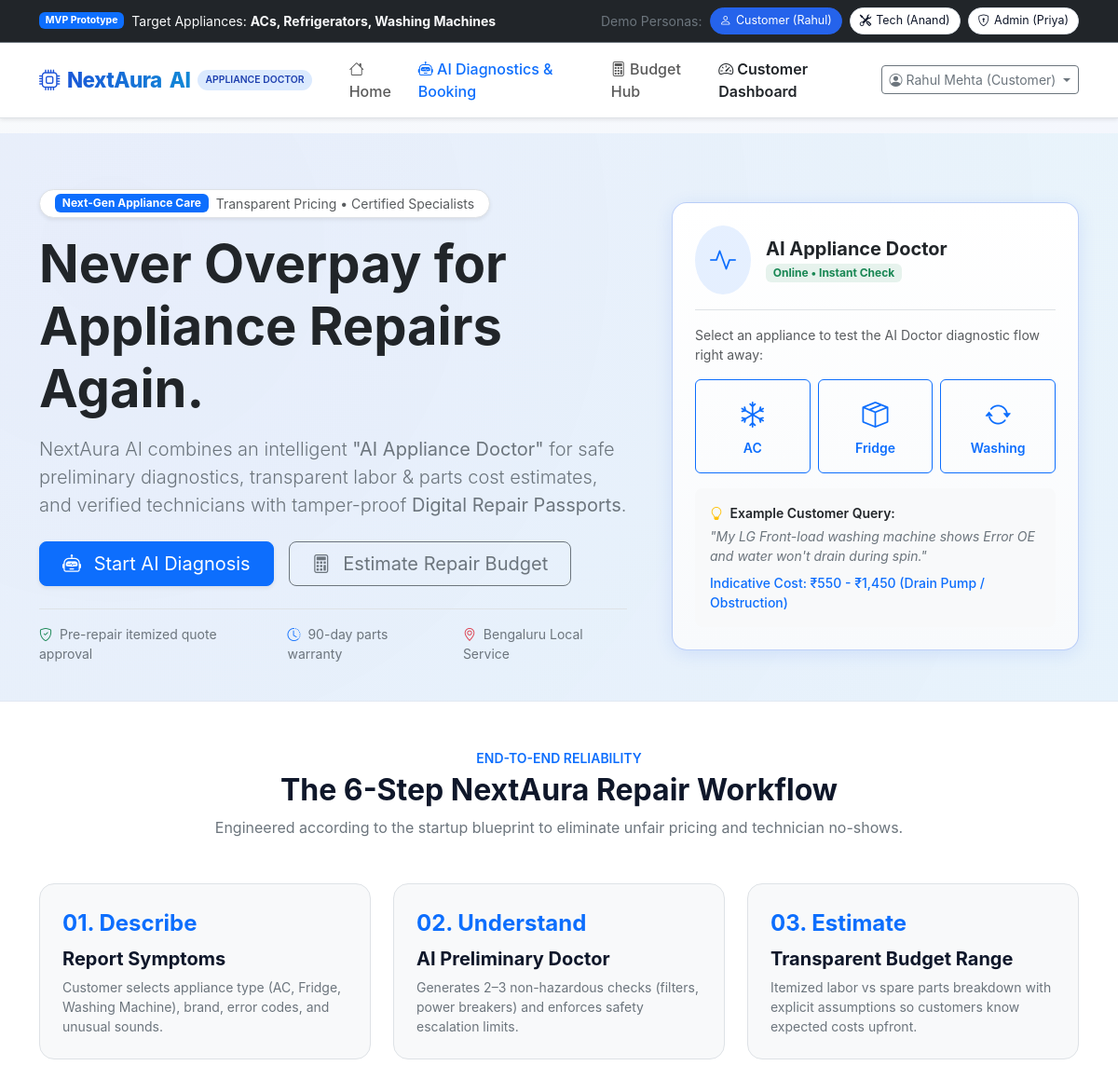
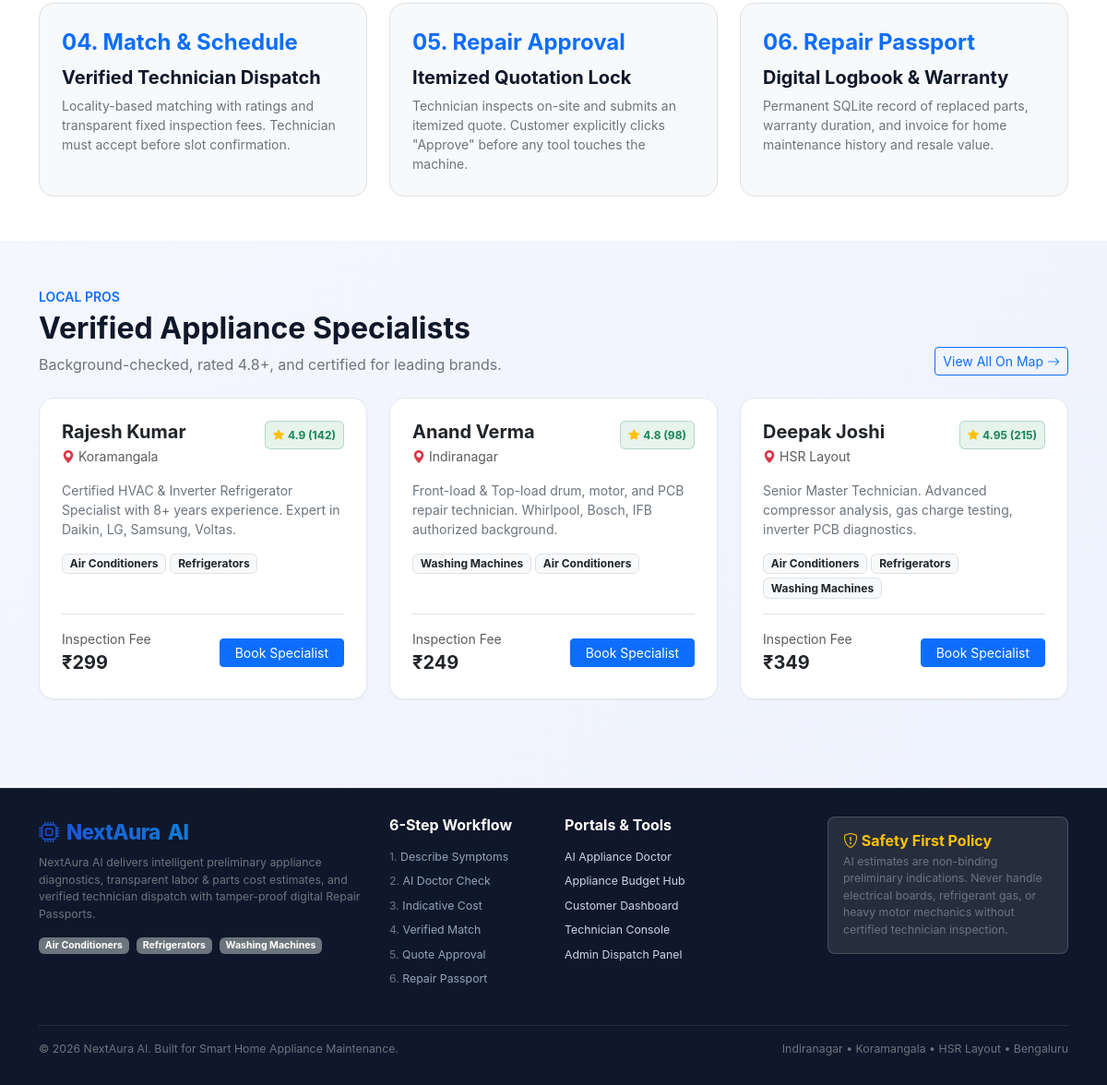
/ (signed in), run on the app's committed database (2 pictures, top to bottom).
### tables this page shows
CREATE TABLE technicians (
    id INTEGER PRIMARY KEY AUTOINCREMENT,
    user_id INTEGER UNIQUE NOT NULL,
    specialties TEXT NOT NULL, -- comma separated e.g. "Air Conditioners, Refrigerators"
    experience_years INTEGER NOT NULL DEFAULT 5,
    rating REAL NOT NULL DEFAULT 4.8,
    reviews_count INTEGER NOT NULL DEFAULT 24,
    jobs_completed INTEGER NOT NULL DEFAULT 89,
    base_inspection_fee REAL NOT NULL DEFAULT 299.00,
    hourly_rate REAL NOT NULL DEFAULT 450.00,
    verified INTEGER NOT NULL DEFAULT 1 CHECK(verified IN (0, 1)),
    latitude REAL NOT NULL DEFAULT 12.9716,
    longitude REAL NOT NULL DEFAULT 77.5946,
    locality TEXT NOT NULL DEFAULT 'Indiranagar',
    bio TEXT,
    FOREIGN KEY(user_id) REFERENCES users(id) ON DELETE CASCADE
);

CREATE TABLE users (
    id INTEGER PRIMARY KEY AUTOINCREMENT,
    email TEXT UNIQUE NOT NULL,
    password_hash TEXT NOT NULL,
    full_name TEXT NOT NULL,
    phone TEXT NOT NULL,
    role TEXT NOT NULL CHECK(role IN ('customer', 'technician', 'admin')),
    address TEXT,
    locality TEXT DEFAULT 'Indiranagar',
    created_at TIMESTAMP DEFAULT CURRENT_TIMESTAMP
);

### app.py (the view)
@app.route("/")
def index():
    conn = get_db()
    cursor = conn.cursor()
    cursor.execute("""
        SELECT t.*, u.full_name, u.phone, u.locality
        FROM technicians t
        JOIN users u ON t.user_id = u.id
        WHERE t.verified = 1
        LIMIT 6
    """)
    featured_technicians = cursor.fetchall()
    cursor.execute("SELECT COUNT(*) FROM bookings WHERE status = 'completed'")
    completed_jobs_count = cursor.fetchone()[0] or 148
    conn.close()
    return render_template("index.html",
                           technicians=featured_technicians,
                           completed_jobs_count=completed_jobs_count)

### app.py (called while the page is built)
@app.context_processor
def inject_user():
    return {
        "current_user": {
            "id": session.get("user_id"),
            "email": session.get("email"),
            "name": session.get("full_name"),
            "role": session.get("role")
        } if "user_id" in session else None,
        "now": datetime.datetime.now()
    }

### database.py (called while the page is built)
def get_db():
    conn = sqlite3.connect(DB_PATH)
    conn.row_factory = sqlite3.Row
    conn.execute("PRAGMA foreign_keys = ON")
    return conn

### templates/index.html (shortened to what this page needs)
{% extends "base.html" %}
{% block content %}
<section class="hero-banner">
  <div class="container">
    <div class="row align-items-center g-5">
      <div class="col-lg-7">
        <div class="d-inline-flex align-items-center gap-2 px-3 py-1 rounded-pill bg-white border shadow-sm mb-3">
          <span class="badge bg-primary">Next-Gen Appliance Care</span>
          <span class="small text-muted">Transparent Pricing • Certified Specialists</span>
        </div>
        <h1 class="display-4 fw-bold text-dark mb-3">
          Never Overpay for Appliance Repairs Again.
        </h1>
        <p class="lead text-secondary mb-4">
          NextAura AI combines an intelligent <strong>"AI Appliance Doctor"</strong> for safe preliminary diagnostics, transparent labor & parts cost estimates, and verified technicians with tamper-proof <strong>Digital Repair Passports</strong>.
        </p>
        <div class="d-flex flex-wrap gap-3">
          <a href="{{ url_for('diagnose_page') }}" class="btn btn-primary btn-lg px-4 shadow-sm">
            <i class="bi bi-robot me-2"></i> Start AI Diagnosis
          </a>
          <a href="{{ url_for('budget_calculator') }}" class="btn btn-outline-secondary btn-lg px-4">
            <i class="bi bi-calculator me-2"></i> Estimate Repair Budget
          </a>
        </div>
        <div class="mt-4 pt-3 border-top d-flex gap-4 small text-secondary">
          <div><i class="bi bi-shield-check text-success me-1"></i> Pre-repair itemized quote approval</div>
          <div><i class="bi bi-clock-history text-primary me-1"></i> 90-day parts warranty</div>
          <div><i class="bi bi-geo-alt text-danger me-1"></i> Bengaluru Local Service</div>
        </div>
      </div>
      <div class="col-lg-5">
        <div class="card aura-card p-4 ai-doctor-glow">
          <div class="d-flex align-items-center gap-3 mb-3 pb-3 border-bottom">
            <div class="rounded-circle bg-primary bg-opacity-10 p-3 text-primary fs-3">
              <i class="bi bi-activity"></i>
            </div>
            <div>
              <h5 class="mb-0 fw-bold">AI Appliance Doctor</h5>
              <span class="badge bg-success bg-opacity-10 text-success">Online • Instant Check</span>
            </div>
          </div>
          <p class="small text-muted mb-3">
            Select an appliance to test the AI Doctor diagnostic flow right away:
          </p>
          <div class="row g-2 mb-3">
            <div class="col-4">
              <a href="{{ url_for('diagnose_page') }}" class="btn btn-outline-primary w-100 py-3 text-center d-flex flex-column align-items-center">
                <i class="bi bi-snow fs-3 mb-1"></i>
                <span class="small fw-semibold">AC</span>
              </a>
            </div>
            <div class="col-4">
              <a href="{{ url_for('diagnose_page') }}" class="btn btn-outline-primary w-100 py-3 text-center d-flex flex-column align-items-center">
                <i class="bi bi-box-seam fs-3 mb-1"></i>
                <span class="small fw-semibold">Fridge</span>
              </a>
            </div>
            <div class="col-4">
              <a href="{{ url_for('diagnose_page') }}" class="btn btn-outline-primary w-100 py-3 text-center d-flex flex-column align-items-center">
                <i class="bi bi-arrow-repeat fs-3 mb-1"></i>
                <span class="small fw-semibold">Washing</span>
              </a>
            </div>
          </div>
          <div class="p-3 bg-light rounded-3 small">
            <div class="fw-semibold text-dark mb-1"><i class="bi bi-lightbulb text-warning me-1"></i> Example Customer Query:</div>
            <em class="text-secondary">"My LG Front-load washing machine shows Error OE and water won't drain during spin."</em>
            <div class="mt-2 text-primary fw-medium">Indicative Cost: ₹550 - ₹1,450 (Drain Pump / Obstruction)</div>
          </div>
        </div>
      </div>
    </div>
  </div>
</section>
<section class="py-5 bg-white">
  <div class="container">
    <div class="text-center max-w-700 mx-auto mb-5">
      <span class="text-primary fw-semibold small text-uppercase">End-to-End Reliability</span>
      <h2 class="fw-bold mt-1">The 6-Step NextAura Repair Workflow</h2>
      <p class="text-secondary">Engineered according to the startup blueprint to eliminate unfair pricing and technician no-shows.</p>
    </div>
    <div class="row g-4">
      <div class="col-md-4 col-sm-6">
        <div class="p-4 rounded-4 border bg-light h-100">
          <div class="text-primary fw-bold fs-4 mb-2">01. Describe</div>
          <h5 class="fw-bold">Report Symptoms</h5>
          <p class="small text-secondary mb-0">Customer selects appliance type (AC, Fridge, Washing Machine), brand, error codes, and unusual sounds.</p>
        </div>
      </div>
      <div class="col-md-4 col-sm-6">
        <div class="p-4 rounded-4 border bg-light h-100">
          <div class="text-primary fw-bold fs-4 mb-2">02. Understand</div>
          <h5 class="fw-bold">AI Preliminary Doctor</h5>
          <p class="small text-secondary mb-0">Generates 2–3 non-hazardous checks (filters, power breakers) and enforces safety escalation limits.</p>
        </div>
      </div>
      <div class="col-md-4 col-sm-6">
        <div class="p-4 rounded-4 border bg-light h-100">
          <div class="text-primary fw-bold fs-4 mb-2">03. Estimate</div>
          <h5 class="fw-bold">Transparent Budget Range</h5>
          <p class="small text-secondary mb-0">Itemized labor vs spare parts breakdown with explicit assumptions so customers know expected costs upfront.</p>
        </div>
      </div>
      <div class="col-md-4 col-sm-6">
        <div class="p-4 rounded-4 border bg-light h-100">
          <div class="text-primary fw-bold fs-4 mb-2">04. Match & Schedule</div>
          <h5 class="fw-bold">Verified Technician Dispatch</h5>
          <p class="small text-secondary mb-0">Locality-based matching with ratings and transparent fixed inspection fees. Technician must accept before slot confirmation.</p>
        </div>
      </div>
      <div class="col-md-4 col-sm-6">
        <div class="p-4 rounded-4 border bg-light h-100">
          <div class="text-primary fw-bold fs-4 mb-2">05. Repair Approval</div>
          <h5 class="fw-bold">Itemized Quotation Lock</h5>
          <p class="small text-secondary mb-0">Technician inspects on-site and submits an itemized quote. Customer explicitly clicks "Approve" before any tool touches the machine.</p>
        </div>
      </div>
      <div class="col-md-4 col-sm-6">
        <div class="p-4 rounded-4 border bg-light h-100">
          <div class="text-primary fw-bold fs-4 mb-2">06. Repair Passport</div>
          <h5 class="fw-bold">Digital Logbook & Warranty</h5>
          <p class="small text-secondary mb-0">Permanent SQLite record of replaced parts, warranty duration, and invoice for home maintenance history and resale value.</p>
        </div>
      </div>
    </div>
  </div>
</section>
<section class="py-5">
  <div class="container">
    <div class="d-flex flex-wrap justify-content-between align-items-end mb-4">
      <div>
        <span class="text-primary fw-semibold small text-uppercase">Local Pros</span>
        <h2 class="fw-bold mt-1">Verified Appliance Specialists</h2>
        <p class="text-secondary mb-0">Background-checked, rated 4.8+, and certified for leading brands.</p>
      </div>
      <a href="{{ url_for('diagnose_page') }}" class="btn btn-outline-primary btn-sm">View All On Map <i class="bi bi-arrow-right"></i></a>
    </div>
    <div class="row g-4">
      {% for t in technicians %}
      <div class="col-lg-4 col-md-6">
        <div class="card aura-card p-4 h-100">
          <div class="d-flex justify-content-between align-items-start mb-3">
            <div>
              <h5 class="fw-bold mb-1">{{ t.full_name }}</h5>
              <div class="text-muted small"><i class="bi bi-geo-alt-fill text-danger me-1"></i>{{ t.locality }}</div>
            </div>
            <span class="badge bg-success bg-opacity-10 text-success border border-success border-opacity-25 py-2 px-2">
              <i class="bi bi-star-fill text-warning me-1"></i>{{ t.rating }} ({{ t.reviews_count }})
            </span>
          </div>
          <p class="small text-secondary mb-3">{{ t.bio }}</p>
          <div class="d-flex flex-wrap gap-1 mb-3">
            {% for s in t.specialties.split(',') %}
              <span class="badge bg-light text-dark border">{{ s.strip() }}</span>
            {% endfor %}
          </div>
          <div class="mt-auto pt-3 border-top d-flex justify-content-between align-items-center">
            <div>
              <div class="text-muted small">Inspection Fee</div>
              <div class="fw-bold text-dark fs-5">₹{{ "%.0f"|format(t.base_inspection_fee) }}</div>
            </div>
            <a href="{{ url_for('diagnose_page') }}" class="btn btn-primary btn-sm px-3">
              Book Specialist
            </a>
          </div>
        </div>
      </div>
      {% endfor %}
    </div>
  </div>
</section>
{% endblock %}

### static/css/style.css (style rules this page uses)
:root { --primary: #2563eb; --primary-hover: #1d4ed8; --primary-light: #eff6ff; --primary-dark: #1e3a8a; --secondary: #0f172a; --accent: #06b6d4; --accent-light: #ecfeff; --success: #10b981; --success-light: #ecfdf5; --warning: #f59e0b; --warning-light: #fffbeb; --danger: #ef4444; --danger-light: #fef2f2; --card-bg: #ffffff; --bg-gradient: linear-gradient(135deg, #f8fafc 0%, #eef2ff 100%); --text-main: #0f172a; --text-muted: #64748b; --border: #e2e8f0; --shadow-sm: 0 1px 2px 0 rgb(0 0 0 / 0.05); --shadow-md: 0 4px 6px -1px rgb(0 0 0 / 0.1), 0 2px 4px -2px rgb(0 0 0 / 0.1); --shadow-lg: 0 10px 15px -3px rgb(0 0 0 / 0.1), 0 4px 6px -4px rgb(0 0 0 / 0.1); --radius-lg: 16px; --radius-md: 10px; }
body { font-family: -apple-system, BlinkMacSystemFont, "Segoe UI", Roboto, "Helvetica Neue", Arial, sans-serif; color: var(--text-main); background: var(--bg-gradient); min-height: 100vh; margin: 0; display: flex; flex-direction: column; }
.aura-card { background: rgba(255, 255, 255, 0.95); backdrop-filter: blur(8px); border: 1px solid var(--border); border-radius: var(--radius-lg); box-shadow: var(--shadow-sm); transition: all 0.25s ease; }
.hero-banner { background: radial-gradient(circle at 10% 20%, rgba(37, 99, 235, 0.08) 0%, rgba(6, 182, 212, 0.05) 90%); padding: 60px 0 40px; border-bottom: 1px solid rgba(226, 232, 240, 0.8); }
.ai-doctor-glow { border: 1px solid rgba(37, 99, 235, 0.3); box-shadow: 0 4px 20px -2px rgba(37, 99, 235, 0.15); background: linear-gradient(180deg, #ffffff 0%, #f8fafc 100%); }

### data on the page
technicians: full_name "Rajesh Kumar", locality "Koramangala", rating "4.9", reviews_count "142", bio "Certified HVAC & Inverter Refrigerator Specialist with 8+ years experience. Expert in Daikin, LG, Samsung, Voltas.", strip "Air Conditioners" "Refrigerators", base_inspection_fee "299"
technicians: full_name "Anand Verma", locality "Indiranagar", rating "4.8", reviews_count "98", bio "Front-load & Top-load drum, motor, and PCB repair technician. Whirlpool, Bosch, IFB authorized background.", strip "Washing Machines" "Air Conditioners", base_inspection_fee "249"
technicians: full_name "Deepak Joshi", locality "HSR Layout", rating "4.95", reviews_count "215", bio "Senior Master Technician. Advanced compressor analysis, gas charge testing, inverter PCB diagnostics.", strip "Air Conditioners" "Refrigerators" "Washing Machines", base_inspection_fee "349"

### other printed values
{{ current_user.name }} "Rahul Mehta"
{{ current_user.role|capitalize }} "Customer"
